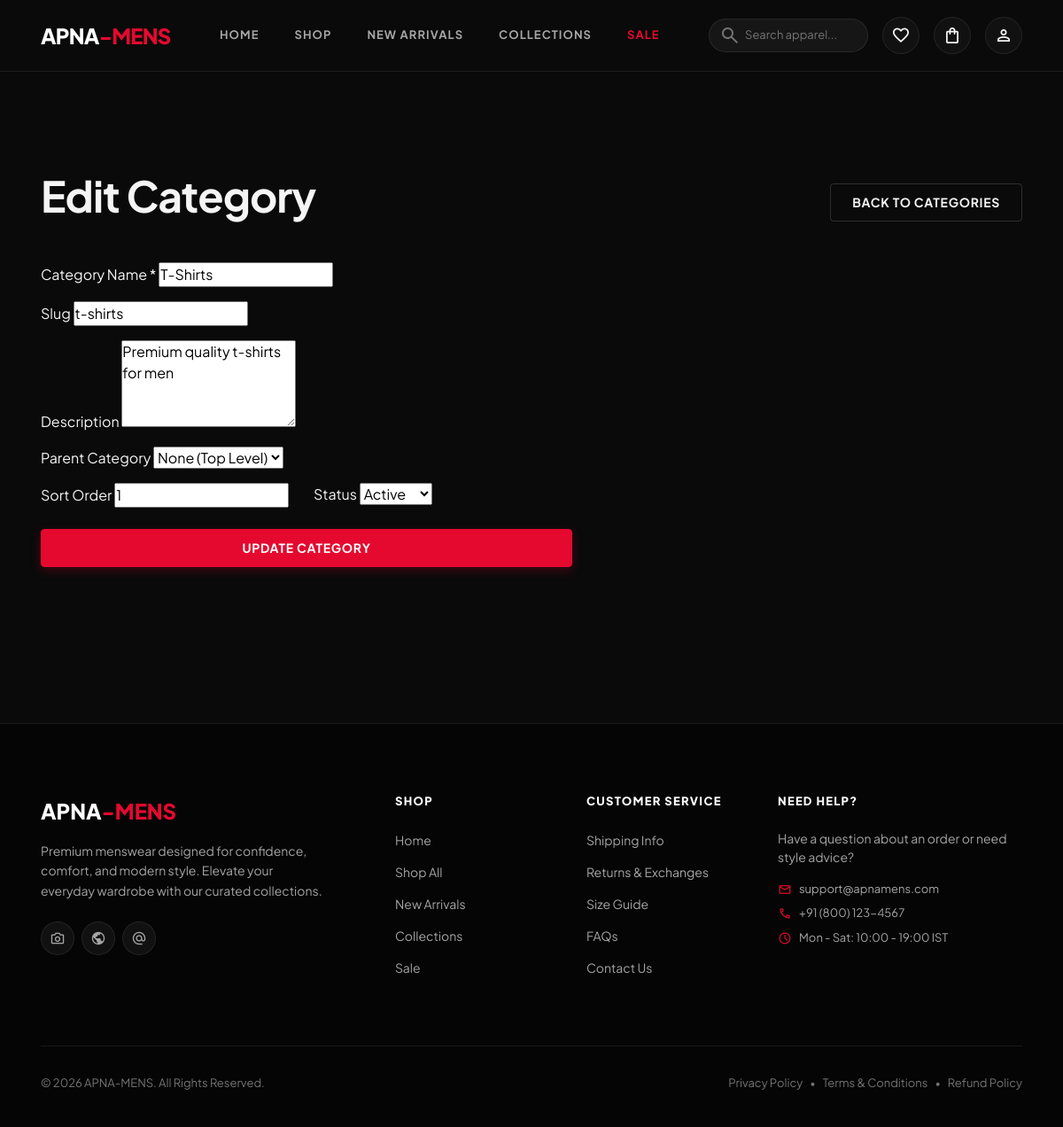
The page /admin/categories/edit?id=1 (signed in) on the database its author committed.
### tables this page shows
CREATE TABLE IF NOT EXISTS `categories` (
  `id` int(11) NOT NULL AUTO_INCREMENT,
  `name` varchar(100) NOT NULL,
  `slug` varchar(100) NOT NULL UNIQUE,
  `description` text DEFAULT NULL,
  `image` varchar(255) DEFAULT NULL,
  `parent_id` int(11) DEFAULT NULL,
  `sort_order` int(11) DEFAULT 0,
  `status` ENUM('active', 'inactive') DEFAULT 'active',
  `created_at` timestamp NOT NULL DEFAULT CURRENT_TIMESTAMP,
  `updated_at` timestamp NOT NULL DEFAULT CURRENT_TIMESTAMP ON UPDATE CURRENT_TIMESTAMP,
  PRIMARY KEY (`id`),
  KEY `idx_slug` (`slug`),
  KEY `idx_parent` (`parent_id`),
  FOREIGN KEY (`parent_id`) REFERENCES `categories`(`id`) ON DELETE SET NULL
);

### app/core/View.php (called while the page is built, shortened)
<?php
class View {
    public static function render($view, $data = []) {
        extract($data);
        $possiblePaths = [
            VIEW_PATH . '/' . $view . '.php',
            VIEW_PATH . '/pages/' . $view . '.php',
        ];
        $viewFile = null;
        foreach ($possiblePaths as $path) {
            if (file_exists($path)) {
                $viewFile = $path;
                break;
            }
        }
        require $viewFile;
        require VIEW_PATH . '/layouts/main.php';
    }
}

### app/core/Controller.php (called while the page is built, shortened)
<?php
class Controller {
    protected function view($view, $data = []) {
        View::render($view, $data);
    }
    protected function get($key = null, $default = null) {
        return $_GET[$key] ?? $default;
    }
}

### app/controllers/Admin/CategoryAdminController.php (called while the page is built, shortened)
<?php
class CategoryAdminController extends \Controller {
    public function edit() {
        $id = (int)$this->get('id');
        $categoryModel = new \Category();
        $category = $categoryModel->find($id);
        $categories = $categoryModel->findAll([], 'name ASC');
        $this->view('admin/categories/edit', [
            'title' => 'Edit Category - Admin',
            'category' => $category,
            'categories' => $categories
        ]);
    }
}

### app/core/Database.php (called while the page is built, shortened)
<?php
class Database {
    private static $instance = null;
    private function __construct() {
        $config = require APP_PATH . '/config/database.php';
        try {
            $dsn = "mysql:host={$config['host']};dbname={$config['dbname']};charset={$config['charset']}";
            $this->connection = new PDO($dsn, $config['username'], $config['password'], $config['options']);
        } catch (PDOException $e) {
            die("Database connection failed: " . $e->getMessage());
        }
    }
    public static function getInstance() {
        if (self::$instance === null) {
            self::$instance = new self();
        }
        return self::$instance->connection;
    }
}

### app/config/database.php (called while the page is built)
<?php
return [
    'host' => 'localhost',
    'dbname' => 'apna_mens',
    'username' => 'root',
    'password' => '',
    'charset' => 'utf8mb4',
    'options' => [
        PDO::ATTR_ERRMODE => PDO::ERRMODE_EXCEPTION,
        PDO::ATTR_DEFAULT_FETCH_MODE => PDO::FETCH_ASSOC,
        PDO::ATTR_EMULATE_PREPARES => false,
    ]
];

### app/core/Model.php (called while the page is built, shortened)
<?php
class Model {
    protected $db;
    protected $table;
    public function __construct() {
        $this->db = Database::getInstance();
    }
    public function find($id) {
        $stmt = $this->db->prepare("SELECT * FROM {$this->table} WHERE id = ?");
        $stmt->execute([$id]);
        return $stmt->fetch();
    }
    public function findAll($conditions = [], $orderBy = 'id DESC', $limit = null) {
        $sql = "SELECT * FROM {$this->table}";
        $params = [];
        $sql .= " ORDER BY {$orderBy}";
        $stmt = $this->db->prepare($sql);
        $stmt->execute($params);
        return $stmt->fetchAll();
    }
}

### app/views/admin/categories/edit.php (the view, shortened to what this page needs)
<section class="section">
    <div class="container">
        <div class="u-flex u-justify-between u-items-center u-mb-xl">
            <h1>Edit Category</h1>
            <a href="/admin/categories" class="btn btn-outline">Back to Categories</a>
        </div>
        <form id="category-form" class="card" style="max-width: 600px;">
            <div class="card-body">
                <div class="form-group u-mb-md">
                    <label class="form-label">Category Name *</label>
                    <input type="text" name="name" class="form-input" value="<?php echo htmlspecialchars($category['name']); ?>" required>
                </div>
                <div class="form-group u-mb-md">
                    <label class="form-label">Slug</label>
                    <input type="text" name="slug" class="form-input" value="<?php echo htmlspecialchars($category['slug']); ?>">
                </div>
                <div class="form-group u-mb-md">
                    <label class="form-label">Description</label>
                    <textarea name="description" class="form-input" rows="4"><?php echo htmlspecialchars($category['description'] ?? ''); ?></textarea>
                </div>
                <div class="form-group u-mb-md">
                    <label class="form-label">Parent Category</label>
                    <select name="parent_id" class="form-input">
                        <option value="">None (Top Level)</option>
                    </select>
                </div>
                <div class="grid" style="grid-template-columns: 1fr 1fr; gap: 1rem;">
                    <div class="form-group">
                        <label class="form-label">Sort Order</label>
                        <input type="number" name="sort_order" class="form-input" value="<?php echo $category['sort_order']; ?>" min="0">
                    </div>
                    <div class="form-group">
                        <label class="form-label">Status</label>
                        <select name="status" class="form-input">
                            <option value="active" <?php echo $category['status'] === 'active' ? 'selected' : ''; ?>>Active</option>
                        </select>
                    </div>
                </div>
                <div class="u-mt-lg">
                    <button type="submit" class="btn btn-primary btn-block">Update Category</button>
                </div>
            </div>
        </form>
    </div>
</section>

### public/assets/css/settings.css (style rules this page uses)
:root { --primary: #E5092F; --primary-dark: #B80724; --primary-light: #FF2B4F; --bg-dark: #0a0a0a; --bg-darker: #050505; --bg-card: #121212; --bg-card-hover: #1a1a1a; --bg-banner: #1a1a1a; --bg-input: #161616; --accent-gold: #C69C6D; --accent-gold-dark: #A67C52; --muted: #A5A5A5; --muted-dark: #666666; --text-primary: #F5F5F5; --text-secondary: #A5A5A5; --text-muted: #737373; --border-color: rgba(255, 255, 255, 0.08); --border-color-light: rgba(255, 255, 255, 0.04); --border-color-strong: rgba(255, 255, 255, 0.15); --success: #10b981; --error: #ef4444; --warning: #f59e0b; --info: #3b82f6; --font-family: 'Plus Jakarta Sans', -apple-system, BlinkMacSystemFont, 'Segoe UI', Roboto, sans-serif; --font-size-xs: 0.75rem; --font-size-sm: 0.875rem; --font-size-base: 1rem; --font-size-lg: 1.125rem; --font-size-xl: 1.25rem; --font-size-2xl: 1.5rem; --font-size-3xl: 1.875rem; --font-size-4xl: 2.25rem; --font-size-5xl: 3rem; --font-weight-normal: 400; --font-weight-medium: 500; --font-weight-semibold: 600; --font-weight-bold: 700; --font-weight-extrabold: 800; --line-height-tight: 1.15; --line-height-normal: 1.5; --line-height-relaxed: 1.7; --spacing-xs: 0.25rem; --spacing-sm: 0.5rem; --spacing-md: 1rem; --spacing-lg: 1.5rem; --spacing-xl: 2rem; --spacing-2xl: 3rem; --spacing-3xl: 4rem; --spacing-4xl: 6rem; --breakpoint-sm: 640px; --breakpoint-md: 768px; --breakpoint-lg: 1024px; --breakpoint-xl: 1280px; --breakpoint-2xl: 1536px; --shadow-sm: 0 2px 4px rgba(0, 0, 0, 0.4); --shadow-md: 0 8px 16px rgba(0, 0, 0, 0.5); --shadow-lg: 0 16px 32px rgba(0, 0, 0, 0.6); --shadow-xl: 0 24px 48px rgba(0, 0, 0, 0.8); --shadow-glow: 0 0 20px rgba(229, 9, 47, 0.25); --radius-sm: 4px; --radius-md: 6px; --radius-lg: 10px; --radius-xl: 16px; --radius-full: 9999px; --transition-fast: 150ms cubic-bezier(0.4, 0, 0.2, 1); --transition-base: 250ms cubic-bezier(0.4, 0, 0.2, 1); --transition-slow: 400ms cubic-bezier(0.4, 0, 0.2, 1); --z-dropdown: 1000; --z-sticky: 1020; --z-fixed: 1030; --z-modal-backdrop: 1040; --z-modal: 1050; --z-popover: 1060; --z-tooltip: 1070; --z-toast: 1080; }

### public/assets/css/base.css (style rules this page uses)
*, *::before, *::after { box-sizing: border-box; margin: 0; padding: 0; }
html { font-size: 16px; -webkit-text-size-adjust: 100%; -webkit-font-smoothing: antialiased; -moz-osx-font-smoothing: grayscale; scroll-behavior: smooth; }
body { font-family: var(--font-family); font-size: var(--font-size-base); font-weight: var(--font-weight-normal); line-height: var(--line-height-normal); color: var(--text-primary); background-color: var(--bg-dark); min-height: 100vh; overflow-x: hidden; }
h1, h2, h3, h4, h5, h6 { font-weight: var(--font-weight-bold); line-height: var(--line-height-tight); color: var(--text-primary); margin-bottom: var(--spacing-md); letter-spacing: -0.02em; }
h1 { font-size: var(--font-size-5xl); }
a { color: var(--text-primary); text-decoration: none; transition: color var(--transition-fast), opacity var(--transition-fast); }
input, textarea, select, button { font-family: inherit; font-size: inherit; line-height: inherit; }
button { cursor: pointer; border: none; background: none; }

### public/assets/css/layout.css (style rules this page uses)
.container { width: 100%; max-width: 1280px; margin: 0 auto; padding: 0 var(--spacing-md); }
.grid { display: grid; gap: var(--spacing-lg); }
.section { padding: var(--spacing-3xl) 0; }

### public/assets/css/components.css (style rules this page uses)
.btn { display: inline-flex; align-items: center; justify-content: center; gap: var(--spacing-sm); padding: 0.75rem 1.5rem; font-size: 0.875rem; font-weight: 700; letter-spacing: 0.05em; text-transform: uppercase; border-radius: var(--radius-sm); transition: all var(--transition-base); cursor: pointer; border: 1px solid transparent; text-decoration: none; line-height: 1.2; white-space: nowrap; }
.btn-primary { background-color: var(--primary); color: #ffffff; border-color: var(--primary); box-shadow: 0 4px 12px rgba(229, 9, 47, 0.25); }
.btn-outline { background-color: transparent; color: var(--text-primary); border: 1px solid var(--border-color-strong); }
.btn-block { width: 100%; }
.section { padding: 5rem 0; }

### public/assets/css/utilities.css (style rules this page uses)
.u-flex { display: flex !important; }
.u-items-center { align-items: center; }
.u-justify-between { justify-content: space-between; }
.u-mt-lg { margin-top: var(--spacing-lg); }
.u-mb-md { margin-bottom: var(--spacing-md); }
.u-mb-xl { margin-bottom: var(--spacing-xl); }

### public/assets/css/responsive.css (style rules this page uses)
html, body { overflow-x: hidden; max-width: 100%; }
@media (max-width: 1280px) { .container { max-width: 1140px; } }

### rows shown on the page
categories: name "T-Shirts", slug "t-shirts", description "Premium quality t-shirts for men", sort_order "1", status "Active"
